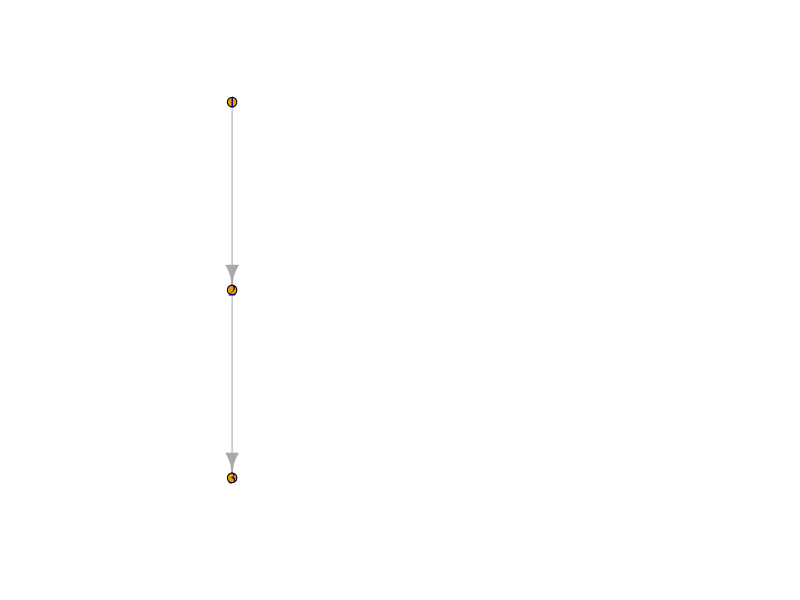
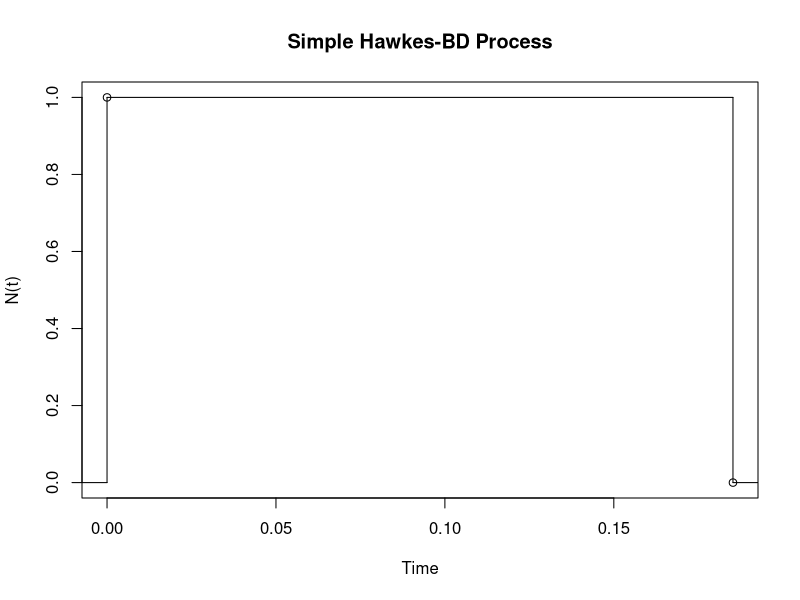
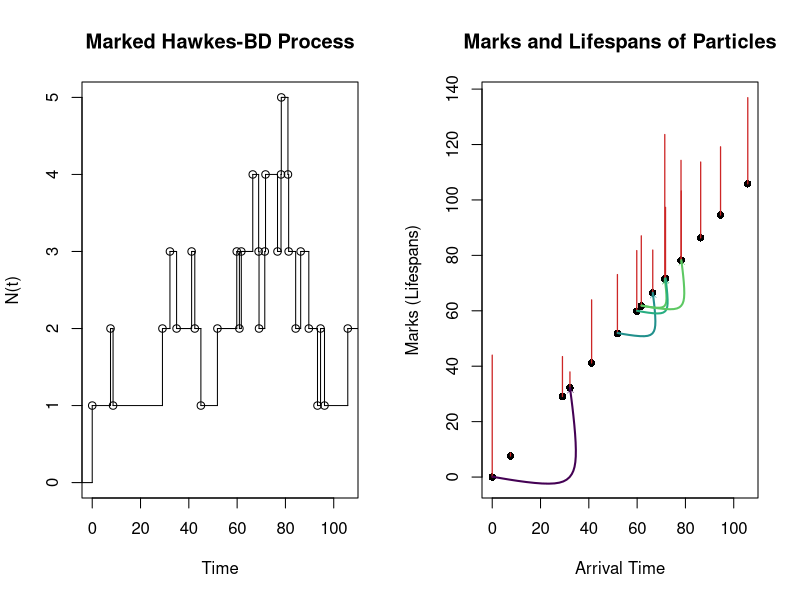

Write the R code that produced these figures, in order.
################################################################################
#       __  __               __                   ____  ____
#      / / / /___ __      __/ /_____  _____      / __ )/ __ \
#     / /_/ / __ `/ | /| / / //_/ _ \/ ___/_____/ __  / / / /
#    / __  / /_/ /| |/ |/ / ,< /  __(__  )_____/ /_/ / /_/ /
#   /_/ /_/\__,_/ |__/|__/_/|_|\___/____/     /_____/_____/
#
#   Conditional simulation of Hawkes Birth-death processes with exponential excitation function
#   December 2018
#   Sean Wu
#
################################################################################

rm(list=ls());gc()

# input parameters
tmax <- 1000
alpha <- 0.9 # rate of offspring generation
beta <- 1/5 # 1/mean lifespan
mu <- 2e-16 # rate of homogeneous Poisson arrivals
maxN <- 2e3 # maximum cap on number of nodes, break loop for memory

# the root node has an id=0 and ancestor=-1L
# ancestor=-1L means that node is an immigration event

# set of active nodes
id <- 0L
Z <- rexp(n=1,rate=beta)
active <- data.frame(time=0.0,Z=Z,id=id,ancestor=-1L)

# set of all nodes
tree <- data.frame(time=0.0,Z=Z,id=id,ancestor=-1L)

tnow <- 0.0 # current simulation time


# run simulation
while(tnow < tmax){
  
  # filter active nodes
  living_nodes <- which((tnow - active$time) <= active$Z)
  active <- active[living_nodes,]
  
  # find out what happens
  # take into account the special case where all nodes have died
  n <- length(living_nodes) # number of active nodes
  if(n == 0){
    
    b_times <- 2e16
    b_min <- 1L
    i_time <- rexp(n = 1,rate = mu)
    
  } else {
    
    b_times <- rexp(n = n,rate = alpha*beta)
    
    # filter out birth times that occur after the residual lifespan of the nodes is over
    b_reject <- which(b_times > ((active$time + active$Z) - tnow))
    b_times[b_reject] <- 2e16 # virtually guaranteed that immigration will be first
    
    b_min <- which.min(b_times)
    i_time <- rexp(n = 1,rate = mu)
    
  }
  
  # immigration occurs
  if(i_time < b_times[b_min]){
    
    tnow <- tnow + i_time
    if(tnow > tmax){break()}
    Z <- rexp(n=1,rate=beta) # sample mark
    id <- id + 1L
    
    active <- rbind(active,data.frame(time = tnow,Z = Z,id = id,ancestor = -1L))
    tree <- rbind(tree,data.frame(time = tnow,Z = Z,id = id,ancestor = -1L))
    
    # birth occurs
  } else {
    
    tnow <- tnow + b_times[b_min]
    if(tnow > tmax){break()}
    Z <- rexp(n=1,rate=beta) # sample mark
    id <- id + 1L
    
    a_id <- active[b_min,"id"] # id of ancestor
    active <- rbind(active,data.frame(time = tnow,Z = Z,id = id,ancestor = a_id))
    tree <- rbind(tree,data.frame(time = tnow,Z = Z,id = id,ancestor = a_id))
    
  }
  
  if(id >= maxN){
    break()
  }
  
}

tree

nodes <- data.frame(name=tree$id)
edges <- data.frame()
for(i in 2:nrow(tree)){
  edges <- rbind(edges,data.frame(from = tree[i,"ancestor"],to = tree[i,"id"]))
}

library(igraph)
tree_ig <- graph_from_edgelist(as.matrix(edges+1), directed = TRUE)
tree_ig1 <- layout_as_tree(graph = tree_ig,root = 1L)
tree_igd <- dominator_tree(tree_ig,root=1)
plot.igraph(tree_igd$domtree,layout=layout_as_tree(tree_igd$domtree,root=1),
            vertex.size = 5)

# simple non-markovian BD process
hawkesBD_simple <- function(mu,alpha,beta,tmax,maxN){
  
  n <- 1L # begin simulation with one existing point
  t <- 0.0 # current time
  
  # the joint process (point process of times and associated state process)
  X <- matrix(c(t,n),byrow = T,nrow = 1,ncol = 2,dimnames = list(NULL,c("time","N"))) 
  
  # birth event state-dependent intensity function
  b_intensity <- function(mu,alpha,beta,n){
    mu + (alpha*beta*n)
  }
  
  # death event state-dependent intensity function
  d_intensity <- function(beta,n){
    beta*n
  }
  
  # simulate until reach tmax or reach absorbing state of 0
  while((t < tmax) & (n > 0)){
    
    lambda <- b_intensity(mu,alpha,beta,n)
    mu <- d_intensity(beta,n)
    
    rate <- lambda+mu # sum of rates is total rate to any event
    t <- t + rexp(n=1,rate=rate) 
    
    # birth
    if(runif(1) < lambda/rate){
      
      n <- n + 1L
      X <- rbind(X,c(t,n))
      
    # death
    } else {
      
      n <- n - 1L
      X <- rbind(X,c(t,n))
      
    }
    
    # killswitch to avoid processes running away to infinity
    if(n > maxN){
      break()
    }
    
  }
  
  return(X)
}

sample0 <- function(x, ...){
  return(
    x[sample.int(length(x), ...)]
  )
}


# non-markovian bd process with marks (above is averaging out wrt Q)
hawkesBD_marked <- function(mu,alpha,beta,tmax,maxN){
  
  n <- 1L # begin simulation with one existing point
  t <- 0.0 # current time
  id <- 0L
  
  # the joint process (point process of times and associated state process)
  X <- matrix(c(t,n),byrow = T,nrow = 1,ncol = 2,dimnames = list(NULL,c("time","N")))
  
  # the marked point process of arrivals
  Z <- rexp(n = 1,rate = beta)
  M <- matrix(c(t,Z,id,-1),byrow = T,nrow = 1,ncol = 4,dimnames = list(NULL,c("time","Z","id","Anc")))
  M_hist <- M
  
  # birth event state-dependent intensity function
  b_intensity <- function(alpha,beta,n){
    (alpha*beta*n)
  }
  
  # calculate cardinality of set of living points
  card_n <- function(M,t){
    c <- 0L
    for(i in 1:nrow(M)){
      if((M[i,"time"] < t) & (sum(M[i,c("time","Z")]) >=  t)){
        c <- c + 1L
      }
    }
    return(c)
  }
  
  # simulate until reach tmax or reach absorbing state of 0
  while((t < tmax) & (n > 0)){
    
    N <- card_n(M,t)
    lambda <- b_intensity(alpha,beta,N)
    
    lifespans <- apply(X = M[,c("time","Z"),drop = FALSE],MARGIN = 1,FUN = sum)
    next_d <- which.min(lifespans)
    
    t_b <- t + rexp(n = 1,rate = mu+lambda) # time of next birth
    t_d <- lifespans[next_d] # time of next death
    
    # birth
    if(t_b < t_d){
      
      id <- id + 1L
      
      if(runif(1) < mu / (mu + lambda)){
        anc <- -1L
      } else {
        anc_i <- sample0(x = 1:N,size = 1L,replace = FALSE)
        anc <- M[anc_i,"id"]
      }
      
      
      n <- n + 1L
      Z <- rexp(n = 1,rate = beta)
      pt <- c(t_b,Z,id,anc)
      
      M <- rbind(M,pt)
      M_hist <- rbind(M_hist,pt)
      t <- t_b
      
    } else {
      
      n <- n - 1L
      M <- M[-next_d,,drop=FALSE]
      t <- t_d
      
    }

    X <- rbind(X,c(t,n))
    
    # killswitch to avoid processes running away to infinity
    if(n > maxN){
      break()
    }
    
  }
  
  return(
    list("M"=M_hist,"X"=X)
  )
}


X_simple <- hawkesBD_simple(mu = 1,alpha = 0.05,beta = 2,tmax = 20,maxN = 1e3)
plot(stepfun(x = X_simple[,"time"],y = c(0,X_simple[,"N"])),
     xlim=c(0,X_simple[nrow(X_simple),"time"]),
     main = "Simple Hawkes-BD Process",
     xlab = "Time",ylab = "N(t)")


X_marked <- hawkesBD_marked(mu = 0.05,alpha = 0.95,beta = 1/20,tmax = 100,maxN = 1e3)
X_marked$M

library(igraph)
iArrows <- igraph:::igraph.Arrows
library(viridis)

par(mfrow=c(1,2))

plot(stepfun(x = X_marked$X[,"time"],y = c(0,X_marked$X[,"N"])),
     xlim=c(0,X_marked$X[nrow(X_marked$X),"time"]),
     main = "Marked Hawkes-BD Process",
     xlab = "Time",ylab = "N(t)")

ymax <- ceiling(max(apply(X = X_marked$M,MARGIN = 1,FUN = sum)))
xmax <- ceiling(max(X_marked$M[,"time"]))
plot(x = X_marked$M[,"time"],y = X_marked$M[,"time"],
     ylim = c(-2,ymax),pch = 16,
     main = "Marks and Lifespans of Particles",
     xlab = "Arrival Time",
     ylab = "Marks (Lifespans)")
# draw lifespans
segments(x0 = X_marked$M[,"time"],y0 = X_marked$M[,"time"],
         x1 = X_marked$M[,"time"],y1 = rowSums(X_marked$M),
         col = "firebrick3",lwd=1.25)
# draw relationships
offspring <- X_marked$M[X_marked$M[,"Anc"] != -1,]
a_colors <- data.frame(id=as.integer(X_marked$M[X_marked$M[,"Anc"] == -1,"id"]),
                       col=as.character(viridis(n = sum(X_marked$M[,"Anc"] == -1),end = 0.75)),stringsAsFactors = F)
for(i in 1:nrow(offspring)){
  a_i <- offspring[i,"Anc"]
  a_pt <- X_marked$M[X_marked$M[,"id"] == a_i,]
  iArrows(a_pt["time"], a_pt["time"],
          offspring[i,"time"], offspring[i,"time"],
          h.lwd=0.5, sh.lwd=2,
          sh.col=a_colors[a_colors$id == a_i,"col"],
          curve=-1.5, width=2, size=0.25)
}

par(mfrow=c(1,1))
